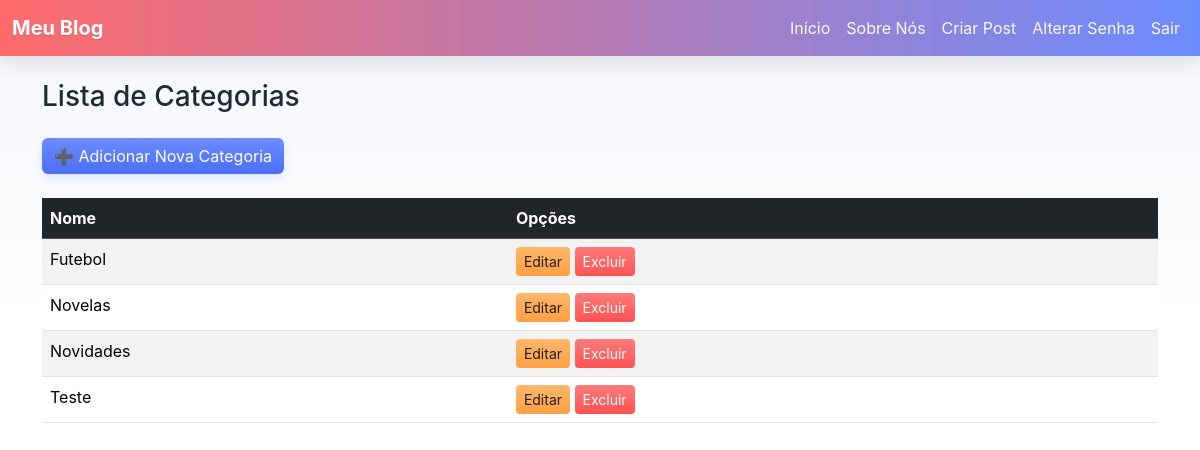
The app's page /categorias/ (signed in) with its own data.
### paginas/models.py (models this page shows, shortened)
class Categoria(models.Model):
    nome = models.CharField(max_length=100)

### paginas/views.py (the view)
# urls.py: path('categorias/', CategoriaList.as_view(), name='categoria_list'),
class CategoriaList(LoginRequiredMixin, ListView):
    model = Categoria
    template_name = 'paginas/listas/categoria.html'
    ordering = ['nome']

### paginas/templates/paginas/listas/categoria.html
{% extends "paginas/modelo.html" %}
{% block conteudo %}
    <h3 class="my-4">Lista de Categorias</h3>
    <a href="{% url 'categoria_nova' %}" class="btn btn-primary mb-4">➕ Adicionar Nova Categoria</a>
    <div class="table-responsive">
        <table class="table table-striped table-hover">
            <thead class="table-dark">
                <tr>
                    <th scope="col">Nome</th>
                    <th scope="col">Opções</th>
                </tr>
            </thead>
            <tbody>
                {% for obj in object_list %}
                    <tr>
                        <td>{{ obj.nome }}</td>
                        <td>
                            {% if user.is_authenticated %}
                                <a href="{% url 'categoria_editar' obj.pk %}" class="btn btn-sm btn-warning">Editar</a>
                                <a href="{% url 'categoria_excluir' obj.pk %}" class="btn btn-sm btn-danger">Excluir</a>
                            {% endif %}
                        </td>
                    </tr>
                {% empty %}
                    <tr>
                        <td colspan="2" class="text-center">Nenhuma categoria encontrada.</td>
                    </tr>
                {% endfor %}
            </tbody>
        </table>
    </div>
{% endblock conteudo %}

### static/css/estilo.css (style rules this page uses)
:root { --brand-1: #ff6b6b; --brand-2: #6b8cff; --accent: #ffd166; --muted: #f4f6fb; --text-dark: #1f2937; }
html,body { height:100%; }
body { background: linear-gradient(180deg, var(--muted) 0%, #ffffff 40%); color:var(--text-dark); font-family: Inter, system-ui, -apple-system, 'Segoe UI', Roboto, 'Helvetica Neue', Arial; }
.btn-primary { background: linear-gradient(180deg, var(--brand-2) 0%, #4b6ef6 100%) !important; border: none !important; color: #fff; box-shadow: 0 4px 10px rgba(75,110,246,0.18); }
.btn-warning { background: linear-gradient(180deg, #ffb86b 0%, #ff9f43 100%) !important; color: #1f1f1f; border: none !important; }
.btn-danger { background: linear-gradient(180deg, #ff7b7b 0%, #ff5252 100%) !important; color: #fff; border: none !important; }

### records on screen
Categoria: nome "Futebol"
Categoria: nome "Novelas"
Categoria: nome "Novidades"
Categoria: nome "Teste"
